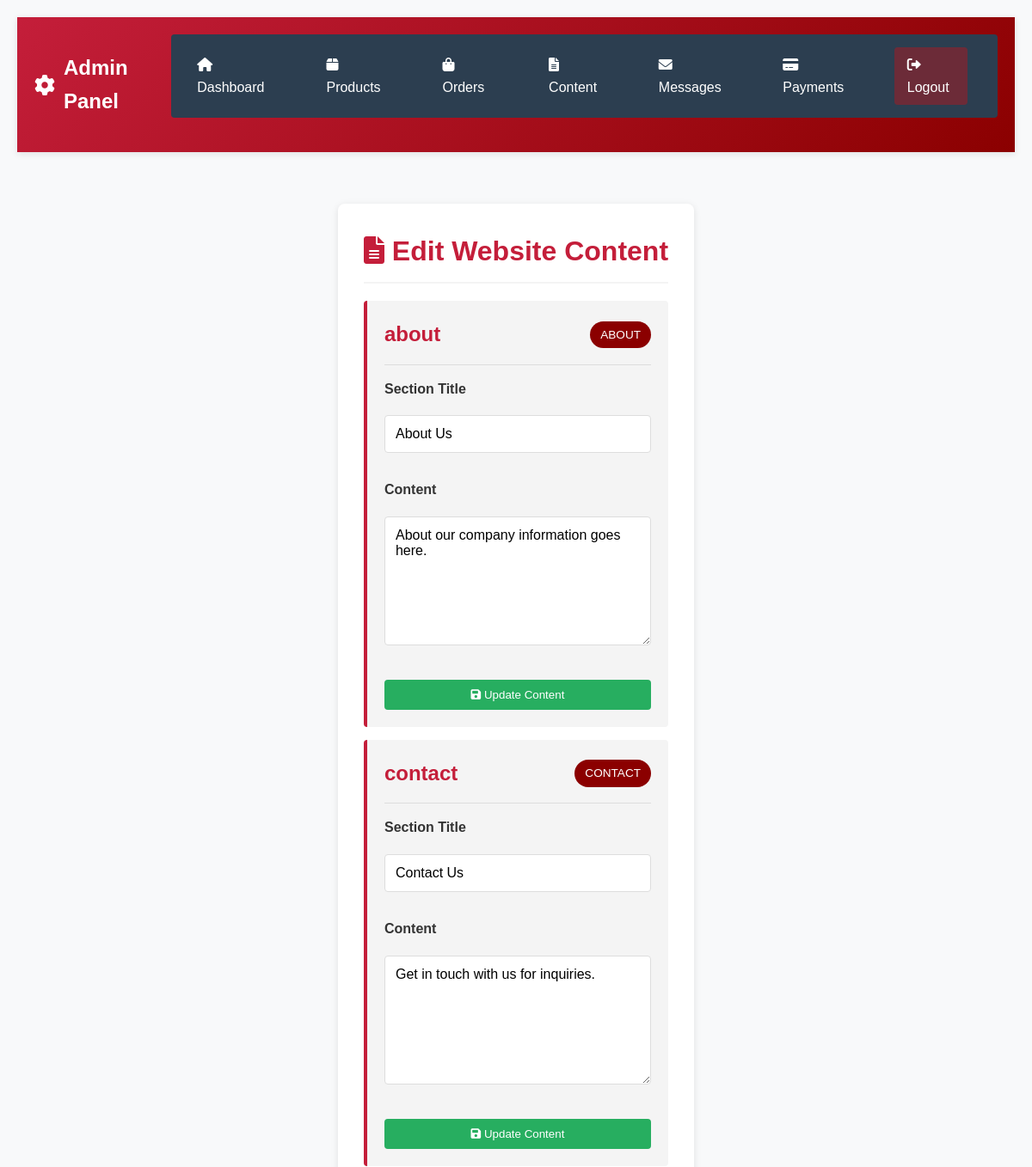
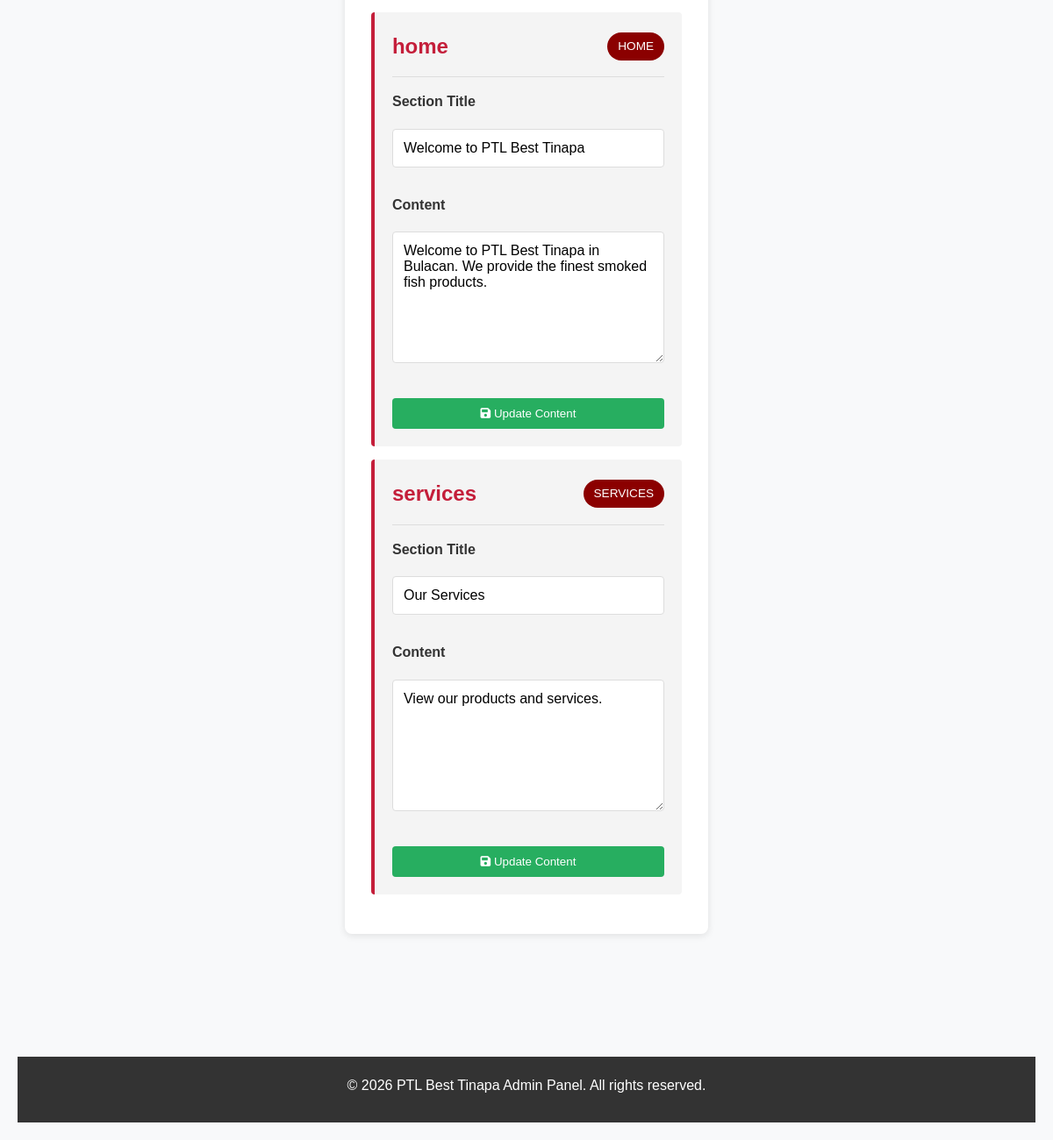
The page /admin/edit_content.php (signed in) on the database its author committed (2 pictures, top to bottom).
### tables this page shows
CREATE TABLE IF NOT EXISTS site_content (
    id INT PRIMARY KEY AUTO_INCREMENT,
    section VARCHAR(50) NOT NULL UNIQUE,
    title VARCHAR(200),
    content LONGTEXT,
    updated_at TIMESTAMP DEFAULT CURRENT_TIMESTAMP ON UPDATE CURRENT_TIMESTAMP
);

### admin/edit_content.php (the view, shortened to what this page needs)
<?php
@include '../includes/config.php';
$select_content = mysqli_query($conn, "SELECT * FROM site_content ORDER BY section") or die('query failed');
?>
<!DOCTYPE html>
<html lang="en">
<head>
    <link rel="stylesheet" href="../assets/css/style.css">
    <link rel="stylesheet" href="https://cdnjs.cloudflare.com/ajax/libs/font-awesome/6.0.0/css/all.min.css">
</head>
<body>
<?php @include 'header_admin.php'; ?>
<div class="admin-container">
    <div class="admin-section">
        <h2><i class="fas fa-file-alt"></i> Edit Website Content</h2>
        <?php while($row = mysqli_fetch_assoc($select_content)){ ?>
            <div class="content-editor">
                <div class="content-editor-header">
                    <h3><?php echo htmlspecialchars($row['section']); ?></h3>
                    <span class="section-badge"><?php echo strtoupper(htmlspecialchars($row['section'])); ?></span>
                </div>
                <form method="POST">
                    <div class="form-group">
                        <label for="title_<?php echo htmlspecialchars($row['section']); ?>">Section Title</label>
                        <input type="text" id="title_<?php echo htmlspecialchars($row['section']); ?>" name="title" value="<?php echo htmlspecialchars($row['title']); ?>" required>
                    </div>
                    <div class="form-group">
                        <label for="content_<?php echo htmlspecialchars($row['section']); ?>">Content</label>
                        <textarea id="content_<?php echo htmlspecialchars($row['section']); ?>" name="content" required><?php echo htmlspecialchars($row['content']); ?></textarea>
                    </div>
                    <button type="submit" name="update" class="btn" style="width: 100%;">
                        <i class="fas fa-save"></i> Update Content
                    </button>
                </form>
            </div>
        <?php } ?>
    </div>
</div>
<?php @include 'footer_admin.php'; ?>
</body>
</html>

### assets/css/style.css (style rules this page uses)
* { margin: 0; padding: 0; box-sizing: border-box; }
:root { --primary-color: #C41E3A; --secondary-color: #8B0000; --light-color: #f4f4f4; --dark-color: #333; --text-color: #555; --border-color: #ddd; --success-color: #27ae60; --danger-color: #e74c3c; --warning-color: #f39c12; --transition: all 0.3s ease; }
html { font-size: 16px; }
body { font-family: 'Segoe UI', Tahoma, Geneva, Verdana, sans-serif; line-height: 1.6; color: var(--text-color); background-color: #fff; }
h1, h2, h3, h4, h5, h6 { color: var(--dark-color); margin-bottom: 15px; font-weight: 600; }
h2 { font-size: 2rem; }
h3 { font-size: 1.5rem; }

### assets/css/admin_styles.css (style rules this page uses)
body { font-family: Arial, sans-serif; margin: 0; padding: 20px; background-color: #f4f4f4; }
input[type="text"], input[type="email"], input[type="password"], textarea, select { width: 100%; padding: 10px; margin: 10px 0; border: 1px solid #ddd; border-radius: 4px; box-sizing: border-box; }
button, input[type="submit"] { padding: 10px 20px; background-color: #27ae60; color: white; border: none; border-radius: 4px; cursor: pointer; margin-top: 10px; }

### admin/edit_content.php (style rules this page uses)
body { background: var(--light-color); min-height: 100vh; display: flex; flex-direction: column; }
.admin-container { flex: 1; padding: 30px; max-width: 1200px; margin: 0 auto; width: 100%; }
.admin-section { background: white; padding: 25px; border-radius: 8px; box-shadow: 0 2px 8px rgba(0, 0, 0, 0.1); margin-bottom: 20px; }
.admin-section h2 { color: var(--primary-color); margin-bottom: 20px; padding-bottom: 15px; border-bottom: 2px solid var(--primary-color); }
.form-group { margin-bottom: 20px; display: grid; grid-template-columns: 1fr; }
.form-group label { display: block; margin-bottom: 8px; font-weight: 600; color: var(--dark-color); }
.form-group input[type="text"], .form-group textarea { width: 100%; padding: 12px; border: 1px solid var(--border-color); border-radius: 4px; font-family: inherit; font-size: 1rem; transition: var(--transition); }
.form-group textarea { resize: vertical; min-height: 150px; }
.content-editor { padding: 20px; background: var(--light-color); border-radius: 4px; margin-bottom: 15px; border-left: 4px solid var(--primary-color); }
.content-editor-header { display: flex; justify-content: space-between; align-items: center; margin-bottom: 15px; padding-bottom: 15px; border-bottom: 1px solid var(--border-color); }
.content-editor-header h3 { color: var(--primary-color); margin: 0; }
.content-editor-header .section-badge { background: var(--secondary-color); color: white; padding: 5px 12px; border-radius: 20px; font-size: 0.85rem; }

### admin/header_admin.php (style rules this page uses)
body { background-color: #f8f9fa; }
.admin-section { background: white; padding: 30px; border-radius: 8px; box-shadow: 0 2px 8px rgba(0,0,0,0.1); margin-bottom: 30px; }
.admin-section h2 { color: var(--primary-color); margin-bottom: 20px; padding-bottom: 10px; border-bottom: 2px solid var(--light-color); }

### rows shown on the page
site_content: section "about", section "ABOUT", title "About Us", content "About our company information goes here."
site_content: section "contact", section "CONTACT", title "Contact Us", content "Get in touch with us for inquiries."
site_content: section "home", section "HOME", title "Welcome to PTL Best Tinapa", content "Welcome to PTL Best Tinapa in Bulacan. We provide the finest smoked fish products."
site_content: section "services", section "SERVICES", title "Our Services", content "View our products and services."
